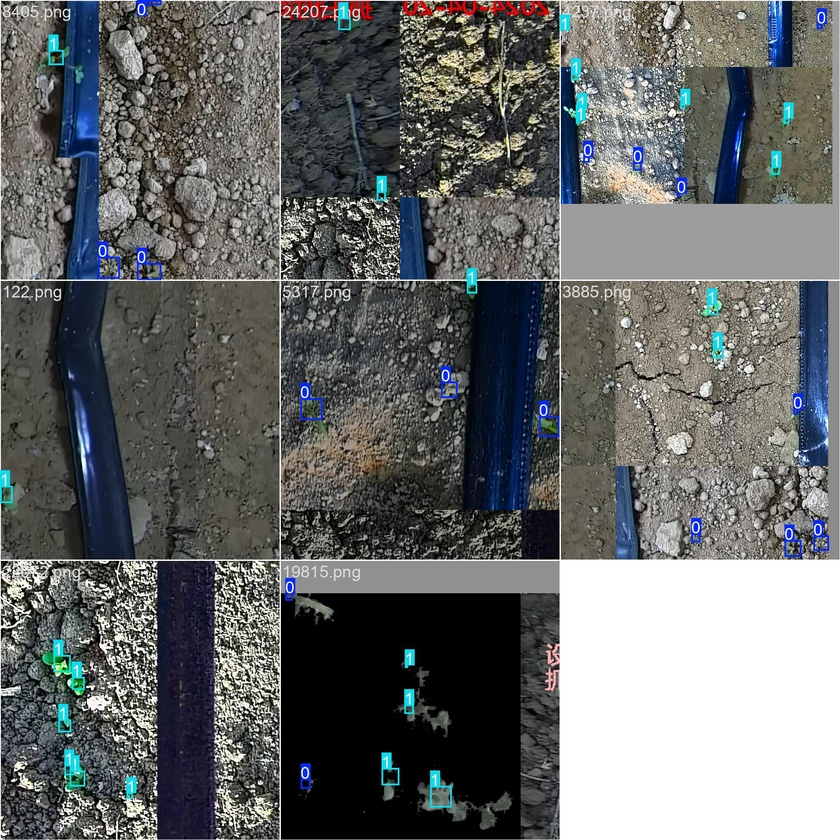
#> input picture runs/detect/last-model/train_batch0.jpg, 840 x 840 px, shrunk from 1920 x 1920 before the run; its folder holds only this picture in this run
$ python -i separate.py   (imports and definitions only)
#> lines starting #> are read from the running program, lines starting #| are printed output that depends on the picture; after the words box and inside, x2 and y2 are one past the last pixel; in counts of white or black regions, pixels touching at a corner belong together
#> further down, picture is the input picture: shape (840, 840, 3); mean B, G, R 105.4, 105.3, 103
import cv2
import numpy as np
import os

# 输入和输出文件夹路径
input_folder = '/home/B_UserData/sunleyao/WeedDetect/datasets2/train/images'  # 替换为你的输入文件夹路径
output_folder = '/home/B_UserData/sunleyao/WeedDetect/datasets3/train/images'  # 替换为你的输出文件夹路径

# 如果输出文件夹不存在，创建该文件夹
# [2 lines not run here, left out]

# 定义函数来分离前景和背景
def separate_foreground(image):
    # 将图像从BGR转换为HSV
    hsv = cv2.cvtColor(image, cv2.COLOR_BGR2HSV)
#> hsv: shape (840, 840, 3); mean H, S, V 42.5, 43.9, 111.1

    # 设置HSV颜色阈值来提取绿色（适用于棉七和杂草）
    # 根据具体情况调整这些阈值
    lower_green = np.array([35, 40, 40])
    upper_green = np.array([85, 255, 255])

    # 创建掩膜：仅保留绿色部分
    mask = cv2.inRange(hsv, lower_green, upper_green)
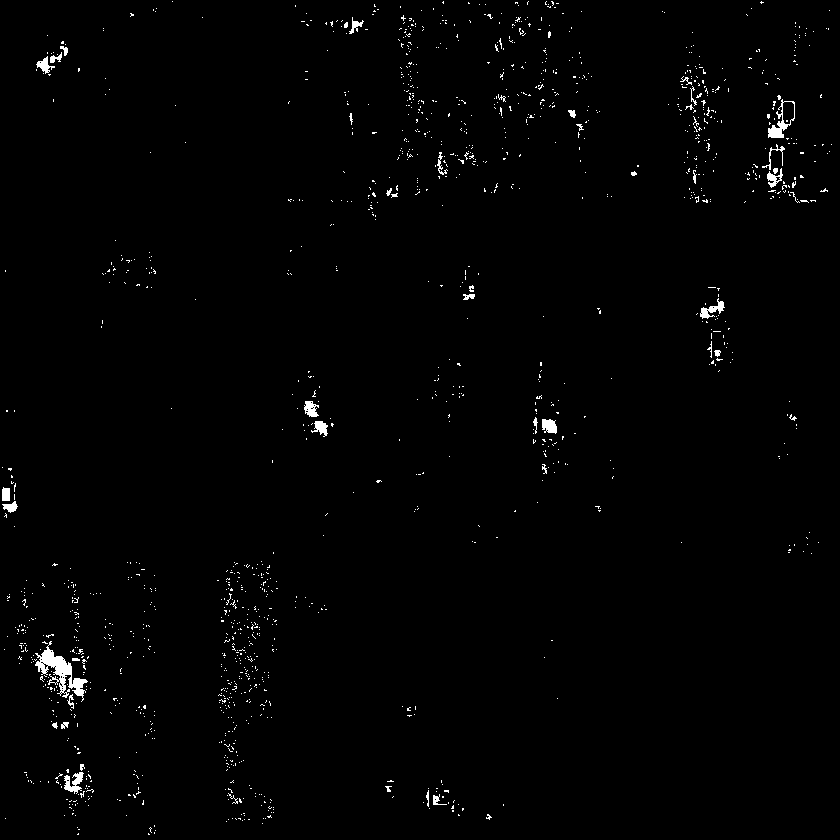
#> mask: shape (840, 840); 1.1% white; 1450 white regions (1405 under 20 px), largest, box (x1, y1, x2, y2) and area: (35, 641, 88, 702) 985, (768, 99, 795, 138) 319, (64, 772, 84, 794) 236

    # 使用掩膜提取前景
    foreground = cv2.bitwise_and(image, image, mask=mask)
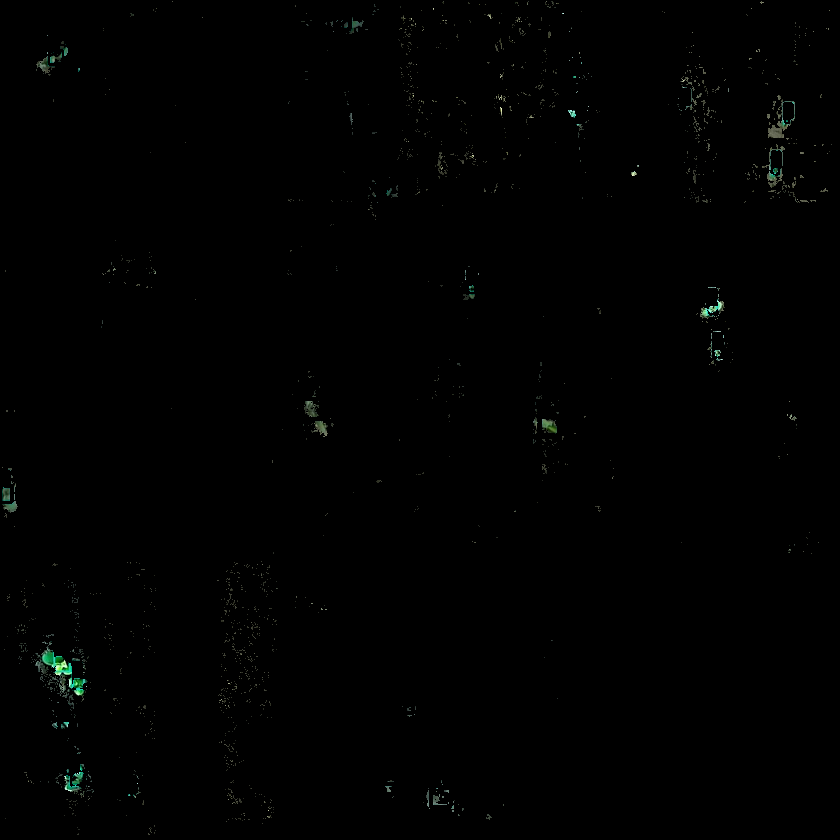
#> foreground: shape (840, 840, 3); mean B, G, R 0.8, 1, 0.7

    # 应用一些形态学操作来去除噪点（可选）
    kernel = np.ones((5, 5), np.uint8)
    foreground = cv2.morphologyEx(foreground, cv2.MORPH_CLOSE, kernel)

    return foreground

# 遍历输入文件夹中的所有图像
# [15 lines not run here, left out]

>>> import cv2
>>> picture = cv2.imread('../runs/detect/last-model/train_batch0.jpg')
>>> result = separate_foreground(picture)

$ run again, on runs/detect/last-model/train_batch1.jpg
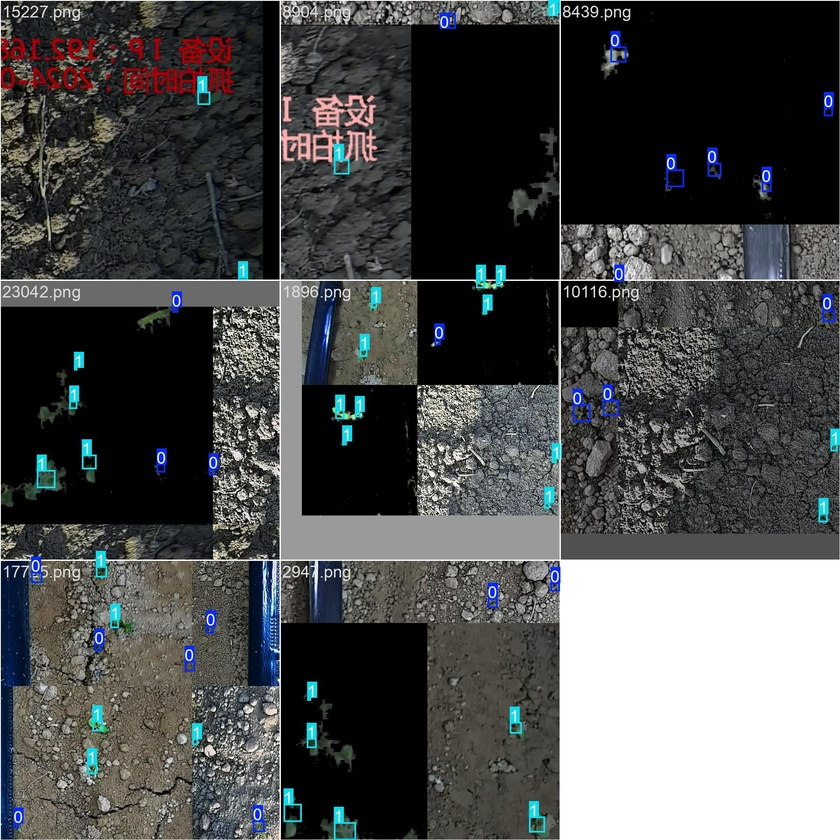
#> input picture runs/detect/last-model/train_batch1.jpg, 840 x 840 px, shrunk from 1920 x 1920 before the run
#> picture is the input picture: shape (840, 840, 3); mean B, G, R 78.3, 78.2, 76.9
#> hsv: shape (840, 840, 3); mean H, S, V 36.8, 32.6, 82.1
#> in separate_foreground, `mask = cv2.inRange(hsv, lower_green, upper_green)`:
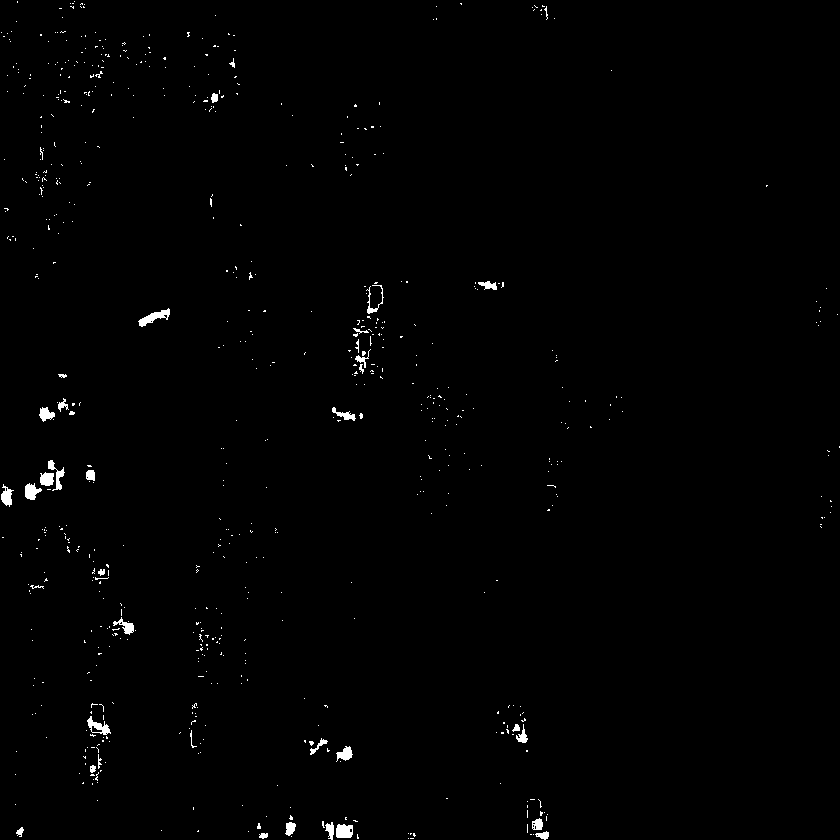
#> mask: shape (840, 840); 0.73% white; 681 white regions (643 under 20 px), largest, box (x1, y1, x2, y2) and area: (138, 308, 170, 327) 241, (336, 824, 353, 838) 209, (87, 716, 111, 735) 193

$ run again, on runs/detect/last-model/train_batch2.jpg
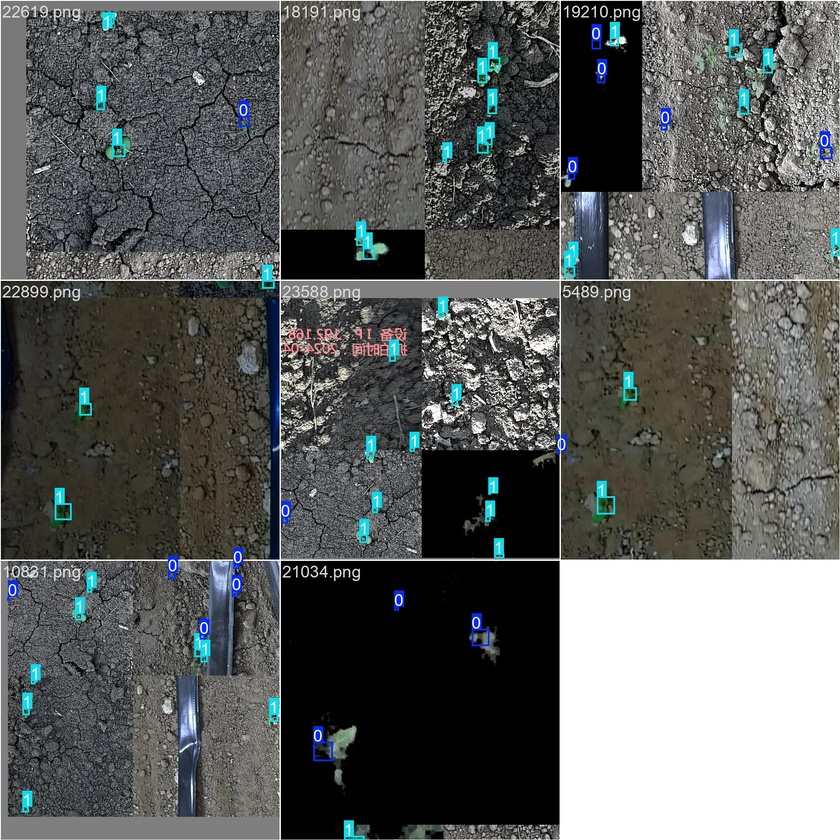
#> input picture runs/detect/last-model/train_batch2.jpg, 840 x 840 px, shrunk from 1920 x 1920 before the run
#> picture is the input picture: shape (840, 840, 3); mean B, G, R 93.7, 94.7, 92.2
#> hsv: shape (840, 840, 3); mean H, S, V 40.6, 30.2, 97.6
#> in separate_foreground, `mask = cv2.inRange(hsv, lower_green, upper_green)`:
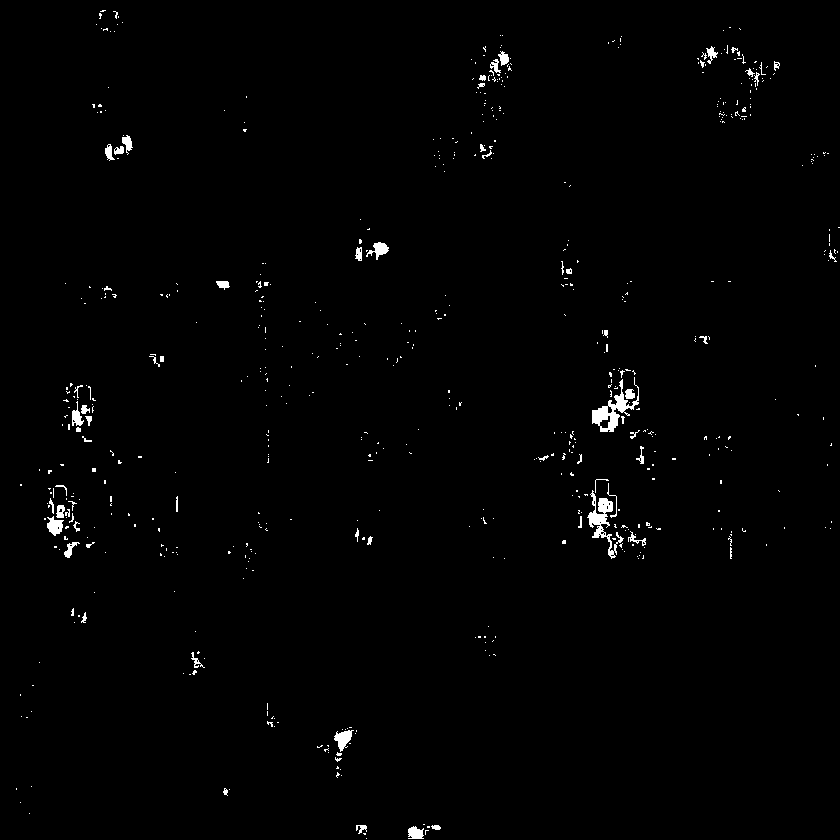
#> mask: shape (840, 840); 0.96% white; 618 white regions (554 under 20 px), largest, box (x1, y1, x2, y2) and area: (592, 377, 639, 432) 774, (587, 490, 624, 559) 708, (334, 730, 354, 752) 230
#> in separate_foreground, `foreground = cv2.bitwise_and(image, image, mask=mask)`:
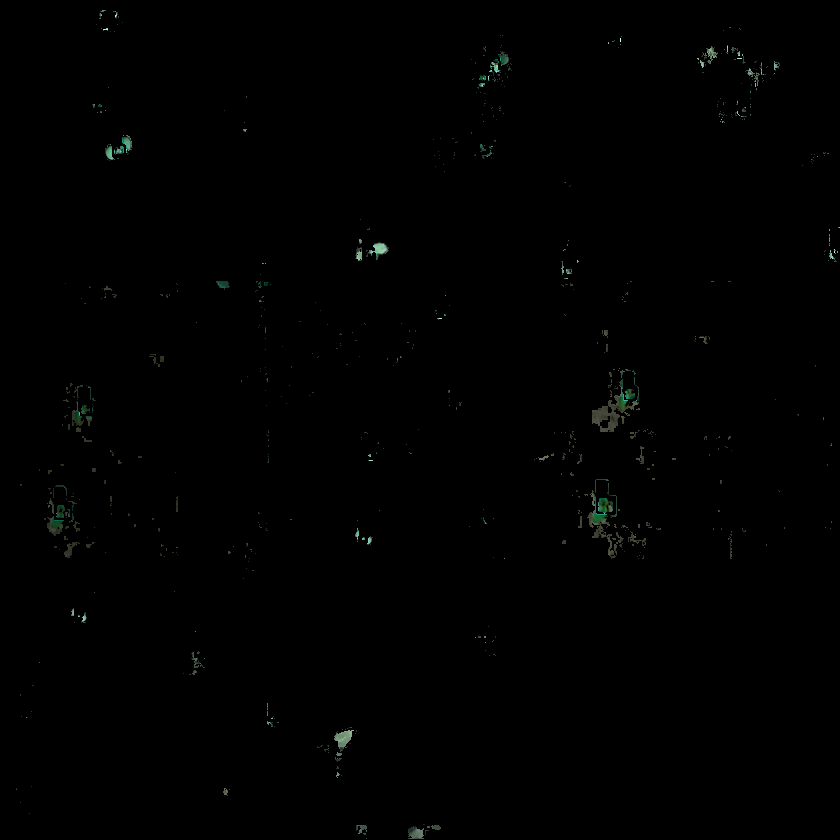
#> foreground: shape (840, 840, 3); mean B, G, R 0.6, 0.8, 0.6

$ run again, on runs/detect/last-model/train_batch36670.jpg
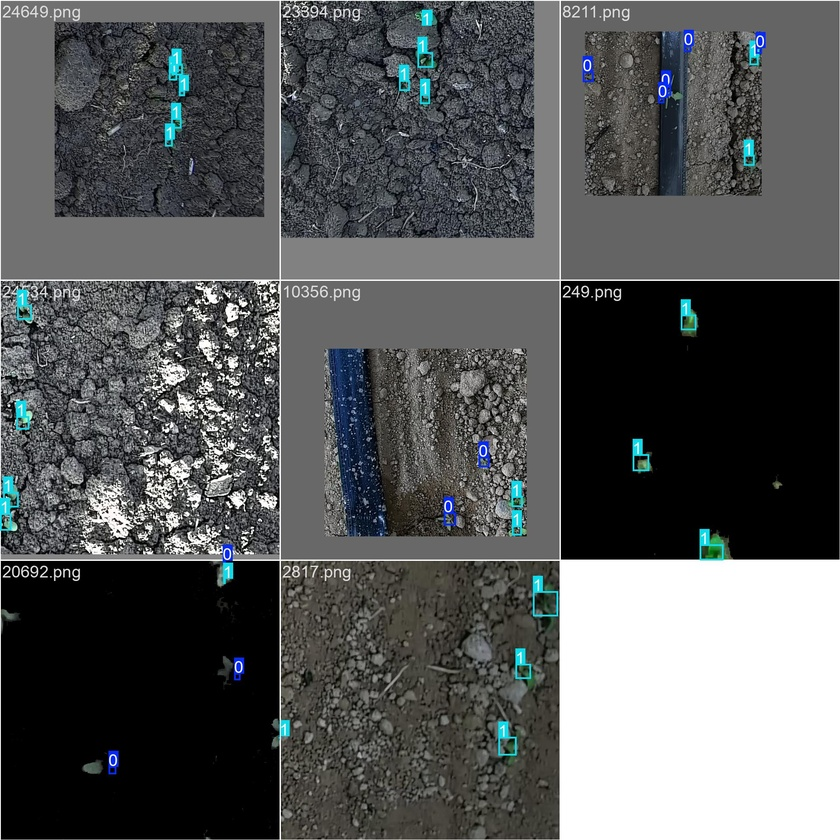
#> input picture runs/detect/last-model/train_batch36670.jpg, 840 x 840 px, shrunk from 1920 x 1920 before the run
#> picture is the input picture: shape (840, 840, 3); mean B, G, R 89.6, 89, 86.9
#> hsv: shape (840, 840, 3); mean H, S, V 34.8, 20.1, 91.1
#> in separate_foreground, `mask = cv2.inRange(hsv, lower_green, upper_green)`:
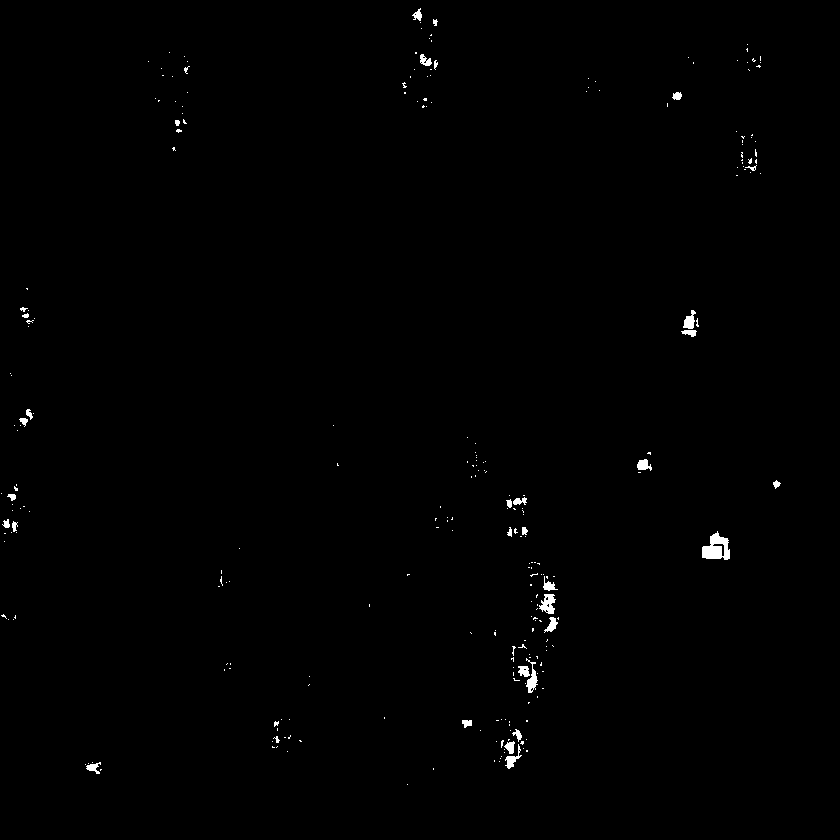
#> mask: shape (840, 840); 0.5% white; 269 white regions (233 under 20 px), largest, box (x1, y1, x2, y2) and area: (702, 531, 730, 560) 500, (539, 594, 556, 614) 209, (526, 658, 538, 693) 180
